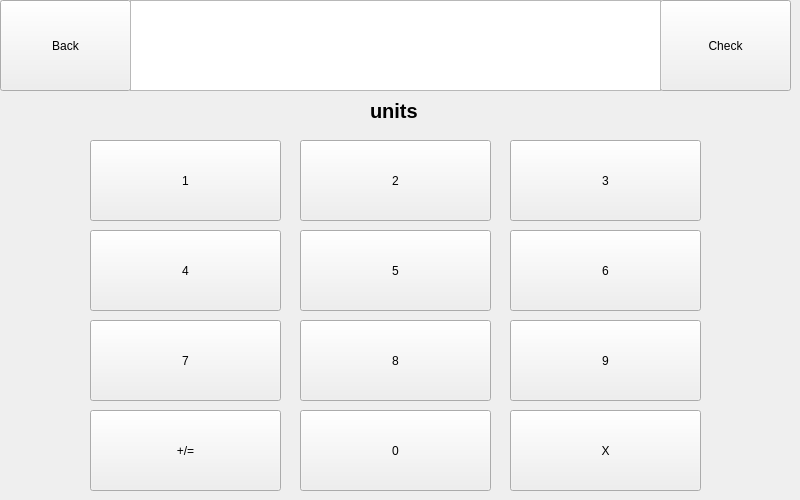
    <widget class="QWidget" name="Carbs">
     <widget class="QPushButton" name="XButton">
      <property name="geometry">
       <rect>
        <x>510</x>
        <y>410</y>
        <width>191</width>
        <height>81</height>
       </rect>
      </property>
      <property name="text">
       <string>X</string>
      </property>
     </widget>
     <widget class="QPushButton" name="backButton_2">
      <property name="geometry">
       <rect>
        <x>0</x>
        <y>0</y>
        <width>131</width>
        <height>91</height>
       </rect>
      </property>
      <property name="text">
       <string>Back</string>
      </property>
     </widget>
     <widget class="QPushButton" name="checkButton_2">
      <property name="geometry">
       <rect>
        <x>660</x>
        <y>0</y>
        <width>131</width>
        <height>91</height>
       </rect>
      </property>
      <property name="text">
       <string>Check</string>
      </property>
     </widget>
     <widget class="QPushButton" name="numberButton_0">
      <property name="geometry">
       <rect>
        <x>300</x>
        <y>410</y>
        <width>191</width>
        <height>81</height>
       </rect>
      </property>
      <property name="text">
       <string>0</string>
      </property>
     </widget>
     <widget class="QPushButton" name="numberButton_1">
      <property name="geometry">
       <rect>
        <x>90</x>
        <y>140</y>
        <width>191</width>
        <height>81</height>
       </rect>
      </property>
      <property name="text">
       <string>1</string>
      </property>
     </widget>
     <widget class="QPushButton" name="numberButton_2">
      <property name="geometry">
       <rect>
        <x>300</x>
        <y>140</y>
        <width>191</width>
        <height>81</height>
       </rect>
      </property>
      <property name="text">
       <string>2</string>
      </property>
     </widget>
     <widget class="QPushButton" name="numberButton_3">
      <property name="geometry">
       <rect>
        <x>510</x>
        <y>140</y>
        <width>191</width>
        <height>81</height>
       </rect>
      </property>
      <property name="text">
       <string>3</string>
      </property>
     </widget>
     <widget class="QPushButton" name="numberButton_4">
      <property name="geometry">
       <rect>
        <x>90</x>
        <y>230</y>
        <width>191</width>
        <height>81</height>
       </rect>
      </property>
      <property name="text">
       <string>4</string>
      </property>
     </widget>
     <widget class="QPushButton" name="numberButton_5">
      <property name="geometry">
       <rect>
        <x>300</x>
        <y>230</y>
        <width>191</width>
        <height>81</height>
       </rect>
      </property>
      <property name="text">
       <string>5</string>
      </property>
     </widget>
     <widget class="QPushButton" name="numberButton_6">
      <property name="geometry">
       <rect>
        <x>510</x>
        <y>230</y>
        <width>191</width>
        <height>81</height>
       </rect>
      </property>
      <property name="text">
       <string>6</string>
      </property>
     </widget>
     <widget class="QPushButton" name="numberButton_7">
      <property name="geometry">
       <rect>
        <x>90</x>
        <y>320</y>
        <width>191</width>
        <height>81</height>
       </rect>
      </property>
      <property name="text">
       <string>7</string>
      </property>
     </widget>
     <widget class="QPushButton" name="numberButton_8">
      <property name="geometry">
       <rect>
        <x>300</x>
        <y>320</y>
        <width>191</width>
        <height>81</height>
       </rect>
      </property>
      <property name="text">
       <string>8</string>
      </property>
     </widget>
     <widget class="QPushButton" name="numberButton_9">
      <property name="geometry">
       <rect>
        <x>510</x>
        <y>320</y>
        <width>191</width>
        <height>81</height>
       </rect>
      </property>
      <property name="text">
       <string>9</string>
      </property>
     </widget>
     <widget class="QPushButton" name="plusButton">
      <property name="geometry">
       <rect>
        <x>90</x>
        <y>410</y>
        <width>191</width>
        <height>81</height>
       </rect>
      </property>
      <property name="text">
       <string>+/=</string>
      </property>
     </widget>
     <widget class="QTextEdit" name="textEdit_2">
      <property name="geometry">
       <rect>
        <x>130</x>
        <y>0</y>
        <width>531</width>
        <height>91</height>
       </rect>
      </property>
     </widget>
     <widget class="QLabel" name="unitsLabel_3">
      <property name="geometry">
       <rect>
        <x>370</x>
        <y>100</y>
        <width>61</width>
        <height>21</height>
       </rect>
      </property>
      <property name="font">
       <font>
        <pointsize>15</pointsize>
        <weight>75</weight>
        <bold>true</bold>
       </font>
      </property>
      <property name="text">
       <string>units</string>
      </property>
     </widget>
    </widget>
